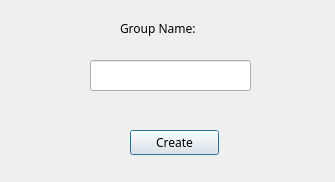
<?xml version="1.0" encoding="UTF-8"?>
<ui version="4.0">
 <class>CreateGroup</class>
 <widget class="QDialog" name="CreateGroup">
  <property name="geometry">
   <rect>
    <x>0</x>
    <y>0</y>
    <width>335</width>
    <height>182</height>
   </rect>
  </property>
  <property name="windowTitle">
   <string>Create Group</string>
  </property>
  <widget class="QPushButton" name="pushButton">
   <property name="geometry">
    <rect>
     <x>130</x>
     <y>130</y>
     <width>89</width>
     <height>25</height>
    </rect>
   </property>
   <property name="font">
    <font>
     <family>Google Sans</family>
    </font>
   </property>
   <property name="text">
    <string>Create</string>
   </property>
  </widget>
  <widget class="QLabel" name="label">
   <property name="geometry">
    <rect>
     <x>120</x>
     <y>20</y>
     <width>101</width>
     <height>16</height>
    </rect>
   </property>
   <property name="font">
    <font>
     <family>Google Sans</family>
    </font>
   </property>
   <property name="text">
    <string>Group Name:</string>
   </property>
  </widget>
  <widget class="QLineEdit" name="gpname_input">
   <property name="geometry">
    <rect>
     <x>90</x>
     <y>60</y>
     <width>161</width>
     <height>31</height>
    </rect>
   </property>
  </widget>
 </widget>
 <resources/>
 <connections/>
</ui>
